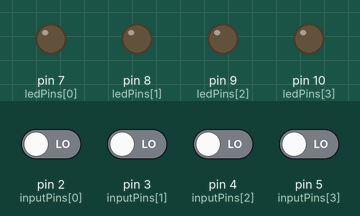
Simulated run of this sketch. Board: Arduino Uno, built with avr-gcc and run on an emulated ATmega328P. Parts: output pins drawn as LEDs (lit = HIGH). The inputs (shaded band) are chosen by the test bench; at power-on: pin 2 (inputPins[0]), pin 3 (inputPins[1]), pin 4 (inputPins[2]), pin 5 (inputPins[3]) LOW.

Above: at 1.2 s.
1.3 s: pin 2 (inputPins[0]) driven HIGH
At 2.2 s:
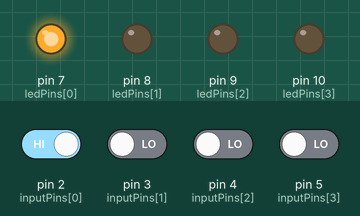
2.9 s: pin 3 (inputPins[1]) driven HIGH
At 3.4 s:
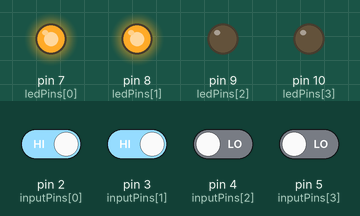
4.5 s: pin 2 (inputPins[0]) driven LOW
At 5.8 s:
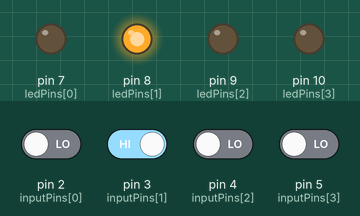
6.1 s: pin 3 (inputPins[1]) driven LOW
At 7.1 s:
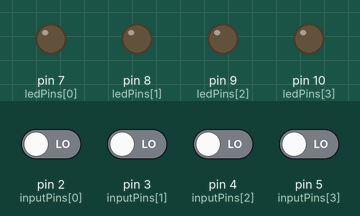
Timing chart, 0 to 8.7 s (numbered marks = the images above; inputs shaded):
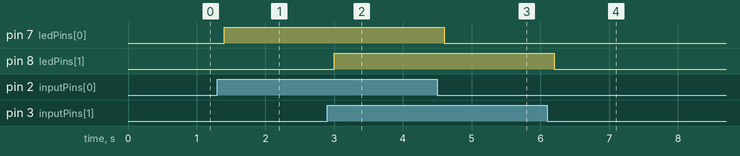

Measured:
- after the input at 1.3 s, pin 7 (ledPins[0]): LOW → HIGH after 0.10 s
- after the input at 2.9 s, pin 8 (ledPins[1]): LOW → HIGH after 0.10 s
- after the input at 4.5 s, pin 7 (ledPins[0]): HIGH → LOW after 0.10 s
- after the input at 6.1 s, pin 8 (ledPins[1]): HIGH → LOW after 0.10 s

The sketch:

infrared_receiver.ino
```cpp
// Definiere die Arduino Pins, die mit den Ausgangspins des Empfängers verbunden sind
int inputPins[] = { 2, 3, 4, 5 };  // OUT1, OUT2, OUT3, OUT4
int ledPins[] = { 7, 8, 9, 10 };
int numPins = 4;

void setup() {
  // Beginne die serielle Kommunikation mit dem Computer
  Serial.begin(9600);

  // Setze die definierten Pins als Eingang
  for (int i = 0; i < numPins; i++) {
    pinMode(inputPins[i], INPUT);
  }

  for (int i = 0; i < numPins; i++) {
    pinMode(ledPins[i], OUTPUT);
  }
}

void loop() {
  // Speichere den Status von jedem der Infrarot Channel
  int state_out1 = digitalRead(inputPins[0]);
  int state_out2 = digitalRead(inputPins[1]);
  int state_out3 = digitalRead(inputPins[2]);
  int state_out4 = digitalRead(inputPins[3]);

  // Wenn wir den Status für den seriellen Monitor durch ein Komma trennen
  // dann aber in eine Zeile schreiben, können wir den Seriellen Plotter nutzen
  // in dem jede Variabel dann mit einer eigenen Farbe dargestellt wird.
  // Serial.print(state_out1);
  // Serial.print(",");
  // Serial.print(state_out2);
  // Serial.print(",");
  // Serial.print(state_out3);
  // Serial.print(",");
  // Serial.println(state_out4);

  // Wir können den Status aber auch an einen anderen Output weitergeben,
  // zB für zwei LEDs
  if (state_out1 == HIGH) {
    // LED1 einschalten, wenn der Status von Channel 1 aktiv ist (1 ausgibt)
    digitalWrite(ledPins[0], HIGH); // die erste LED im Array mit Index 0
  } else {
    // Ansonsten LED1 immer ausgeschalten lassen
    digitalWrite(ledPins[0], LOW);
  }
  if (state_out2 == HIGH) {
    digitalWrite(ledPins[1], HIGH); // die zweite LED im Array mit Index 1
  } else {
    digitalWrite(ledPins[1], LOW);
  }

  // Warte kurz, um die Ausgaben lesbar zu halten
  delay(200);
}
```
